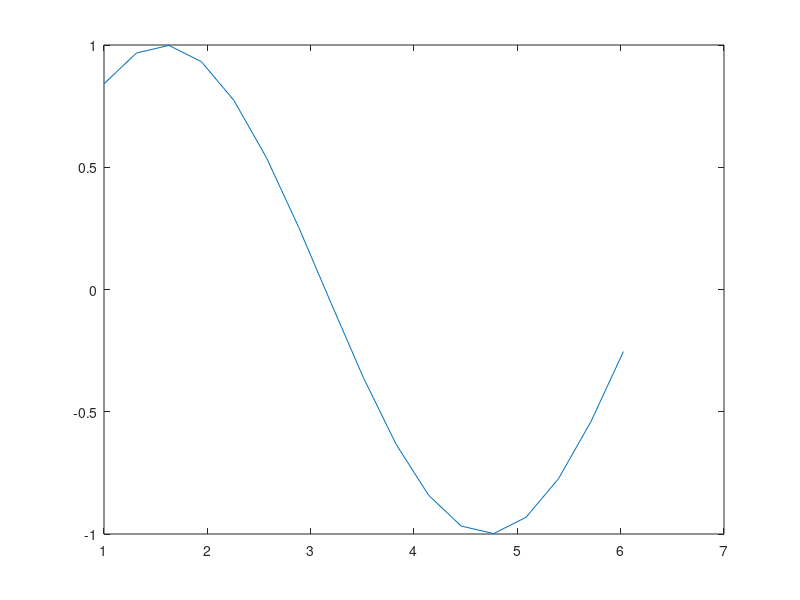

Reproduce this figure in MATLAB. (Note: this script raises an error after producing the figure.)
% Zadanie a
a = 23;
b = 5;
c = round(a/b);
d = mod(a,b);
% Zadanie b
v = [0 5 0 4 0]';
% Zadanie c
R2 = normrnd(3,5,[5,3]);
% Zadanie d
R3 = [R2 v];
% Zadanie e
x = 1:pi/10:2*pi;
y = sin(x);
plot(x,y);
% Zadanie f
meanY = mean(y);
% Zadanie g
syms x1 x2 x3
eqn1 = x1 + 2*x2 + 3*x3 == 5;
eqn2 = -x1 + x2 + 4*x3 == 1;
eqn3 = -x1 -2*x2 -3*x3 == -5;

[A,D] = equationsToMatrix([eqn1, eqn2, eqn3], [x1, x2, x3]);
rankM = rank(A);
det(A);

solEq = linsolve(A,D);

% Zadanie h
R = squeeze(RGB(:,:,1));
G = squeeze(RGB(:,:,2));
B = squeeze(RGB(:,:,3));

R1 = R(:)';
G1 = G(:)';
B1 = B(:)';
A1 = [R1;G1;B1];

addedVec = [0;128;128];

B2 = addedVec + [.299 .587 .114; -.169 -.331 .5; .5 -.419 -.081]*A1;
Y = B2(1,:);
Cb = B2(2,:);
Cr = B2(3,:);

Y = reshape(Y,[650,600]);
Cb = reshape(Cb,[650,600]);
Cr = reshape(Cr,[650,600]);
YCbCr = cat(3, Y, Cb ,Cr);

%image(Y);

% Zadanie i
a2=pi;
b2=ones(1,1, 'uint8');
c2 = a2 + double(b2);

% Zadanie j
letters = char('abcdefg');
lettersLen = length(char('abcdefg'));
word = [];
for i = 1:10
       letter =  letters(randi(lettersLen));
       word = [word, letter];
end
disp(word);